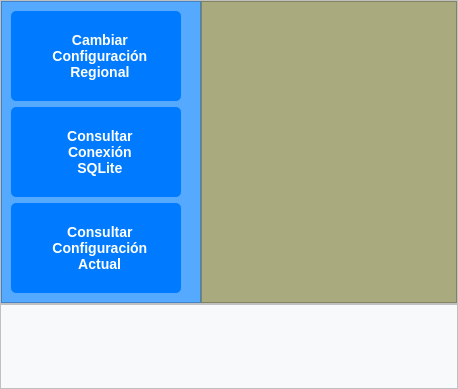
               <widget class="QWidget" name="page_inf_config">
                <property name="styleSheet">
                 <string notr="true">/* Estilo del marco */
QFrame {
    background-color: #F8F9FA;
    }
</string>
                </property>
                <layout class="QVBoxLayout" name="verticalLayout_7">
                 <property name="spacing">
                  <number>0</number>
                 </property>
                 <property name="leftMargin">
                  <number>0</number>
                 </property>
                 <property name="topMargin">
                  <number>0</number>
                 </property>
                 <property name="rightMargin">
                  <number>0</number>
                 </property>
                 <property name="bottomMargin">
                  <number>0</number>
                 </property>
                 <item>
                  <widget class="QFrame" name="frame_config">
                   <property name="frameShape">
                    <enum>QFrame::Shape::StyledPanel</enum>
                   </property>
                   <property name="frameShadow">
                    <enum>QFrame::Shadow::Raised</enum>
                   </property>
                   <layout class="QHBoxLayout" name="horizontalLayout_3">
                    <property name="spacing">
                     <number>0</number>
                    </property>
                    <property name="leftMargin">
                     <number>0</number>
                    </property>
                    <property name="topMargin">
                     <number>0</number>
                    </property>
                    <property name="rightMargin">
                     <number>0</number>
                    </property>
                    <property name="bottomMargin">
                     <number>0</number>
                    </property>
                    <item>
                     <widget class="QFrame" name="frame_btns_config">
                      <property name="minimumSize">
                       <size>
                        <width>200</width>
                        <height>0</height>
                       </size>
                      </property>
                      <property name="maximumSize">
                       <size>
                        <width>200</width>
                        <height>16777215</height>
                       </size>
                      </property>
                      <property name="styleSheet">
                       <string notr="true">/* Estilo del marco */
QFrame {
    background-color: rgb(85, 170, 255);
   
}</string>
                      </property>
                      <property name="frameShape">
                       <enum>QFrame::Shape::StyledPanel</enum>
                      </property>
                      <property name="frameShadow">
                       <enum>QFrame::Shadow::Raised</enum>
                      </property>
                      <layout class="QVBoxLayout" name="verticalLayout_12">
                       <item>
                        <widget class="QPushButton" name="btn_cambio_regional">
                         <property name="minimumSize">
                          <size>
                           <width>170</width>
                           <height>90</height>
                          </size>
                         </property>
                         <property name="maximumSize">
                          <size>
                           <width>170</width>
                           <height>90</height>
                          </size>
                         </property>
                         <property name="font">
                          <font>
                           <pointsize>-1</pointsize>
                           <bold>true</bold>
                          </font>
                         </property>
                         <property name="styleSheet">
                          <string notr="true">/* Estilo base del botón */
QPushButton {
    background-color: #007BFF;
    color: white;
    border: none;
    border-radius: 5px;
    padding: 10px; /* Un padding uniforme puede ayudar a centrarlo */
    font-size: 14px;
    font-weight: bold;
    text-align: center; /* Justifica el texto al centro */
}

/* Estilo cuando el mouse pasa por encima */
QPushButton:hover {
    background-color: #0056b3;
}

/* Estilo cuando el botón es presionado */
QPushButton:pressed {
    background-color: #004085;
}</string>
                         </property>
                         <property name="text">
                          <string>  Cambiar 
  Configuración 
  Regional</string>
                         </property>
                         <property name="icon">
                          <iconset>
                           <normaloff>assets/icons/Regional01.svg</normaloff>assets/icons/Regional01.svg</iconset>
                         </property>
                         <property name="iconSize">
                          <size>
                           <width>35</width>
                           <height>35</height>
                          </size>
                         </property>
                        </widget>
                       </item>
                       <item>
                        <widget class="QPushButton" name="btn_config_sql_tools">
                         <property name="minimumSize">
                          <size>
                           <width>170</width>
                           <height>90</height>
                          </size>
                         </property>
                         <property name="maximumSize">
                          <size>
                           <width>170</width>
                           <height>90</height>
                          </size>
                         </property>
                         <property name="font">
                          <font>
                           <pointsize>-1</pointsize>
                           <bold>true</bold>
                          </font>
                         </property>
                         <property name="styleSheet">
                          <string notr="true">/* Estilo base del botón */
QPushButton {
    background-color: #007BFF;
    color: white;
    border: none;
    border-radius: 5px;
    padding: 10px; /* Un padding uniforme puede ayudar a centrarlo */
    font-size: 14px;
    font-weight: bold;
    text-align: center; /* Justifica el texto al centro */
}

/* Estilo cuando el mouse pasa por encima */
QPushButton:hover {
    background-color: #0056b3;
}

/* Estilo cuando el botón es presionado */
QPushButton:pressed {
    background-color: #004085;
}</string>
                         </property>
                         <property name="text">
                          <string>  Consultar
  Conexión
  SQLite</string>
                         </property>
                         <property name="icon">
                          <iconset>
                           <normaloff>assets/icons/fi-sr-sql-server.svg</normaloff>assets/icons/fi-sr-sql-server.svg</iconset>
                         </property>
                         <property name="iconSize">
                          <size>
                           <width>35</width>
                           <height>35</height>
                          </size>
                         </property>
                        </widget>
                       </item>
                       <item>
                        <widget class="QPushButton" name="btn_config_tools">
                         <property name="minimumSize">
                          <size>
                           <width>170</width>
                           <height>90</height>
                          </size>
                         </property>
                         <property name="maximumSize">
                          <size>
                           <width>170</width>
                           <height>90</height>
                          </size>
                         </property>
                         <property name="styleSheet">
                          <string notr="true">/* Estilo base del botón */
QPushButton {
    background-color: #007BFF;
    color: white;
    border: none;
    border-radius: 5px;
    padding: 10px 20px;
    font-size: 14px;
    font-weight: bold;
}
/* Estilo cuando el mouse pasa por encima */
QPushButton:hover {
    background-color: #0056b3;
}
/* Estilo cuando el botón es presionado */
QPushButton:pressed {
    background-color: #004085;
}
</string>
                         </property>
                         <property name="text">
                          <string>  Consultar
  Configuración
  Actual</string>
                         </property>
                         <property name="icon">
                          <iconset>
                           <normaloff>assets/icons/filesettings_102180.svg</normaloff>assets/icons/filesettings_102180.svg</iconset>
                         </property>
                         <property name="iconSize">
                          <size>
                           <width>35</width>
                           <height>35</height>
                          </size>
                         </property>
                        </widget>
                       </item>
                      </layout>
                     </widget>
                    </item>
                    <item>
                     <widget class="QTextEdit" name="textEdit_info_config">
                      <property name="styleSheet">
                       <string notr="true">font: 9pt &quot;Consolas&quot;;
color: #000000; 
background-color: rgb(170, 170, 127);</string>
                      </property>
                     </widget>
                    </item>
                   </layout>
                  </widget>
                 </item>
                 <item>
                  <widget class="QFrame" name="frame_pie_config">
                   <property name="minimumSize">
                    <size>
                     <width>0</width>
                     <height>85</height>
                    </size>
                   </property>
                   <property name="maximumSize">
                    <size>
                     <width>16777215</width>
                     <height>85</height>
                    </size>
                   </property>
                   <property name="frameShape">
                    <enum>QFrame::Shape::StyledPanel</enum>
                   </property>
                   <property name="frameShadow">
                    <enum>QFrame::Shadow::Raised</enum>
                   </property>
                   <layout class="QVBoxLayout" name="verticalLayout_15">
                    <item>
                     <widget class="QLabel" name="label_info_config">
                      <property name="minimumSize">
                       <size>
                        <width>40</width>
                        <height>40</height>
                       </size>
                      </property>
                      <property name="maximumSize">
                       <size>
                        <width>80</width>
                        <height>80</height>
                       </size>
                      </property>
                      <property name="text">
                       <string/>
                      </property>
                      <property name="pixmap">
                       <pixmap>C:/Users/juanep/.designer/backup/imagen/confi01.svg</pixmap>
                      </property>
                      <property name="scaledContents">
                       <bool>true</bool>
                      </property>
                     </widget>
                    </item>
                   </layout>
                  </widget>
                 </item>
                </layout>
               </widget>
